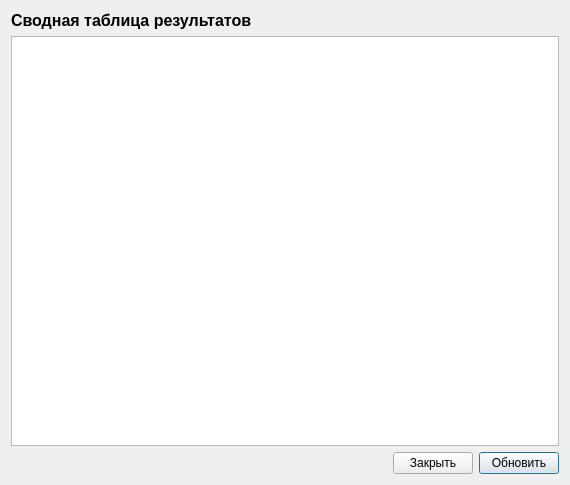
<?xml version="1.0" encoding="UTF-8"?>
<ui version="4.0">
 <class>DialogResults</class>
 <widget class="QDialog" name="DialogResults">
  <property name="geometry">
   <rect>
    <x>0</x>
    <y>0</y>
    <width>570</width>
    <height>485</height>
   </rect>
  </property>
  <property name="windowTitle">
   <string>Dialog</string>
  </property>
  <layout class="QGridLayout" name="gridLayout">
   <item row="2" column="0">
    <spacer name="horizontalSpacer">
     <property name="orientation">
      <enum>Qt::Horizontal</enum>
     </property>
     <property name="sizeHint" stdset="0">
      <size>
       <width>377</width>
       <height>20</height>
      </size>
     </property>
    </spacer>
   </item>
   <item row="0" column="0">
    <widget class="QLabel" name="label">
     <property name="font">
      <font>
       <pointsize>12</pointsize>
       <weight>75</weight>
       <bold>true</bold>
      </font>
     </property>
     <property name="toolTip">
      <string>123</string>
     </property>
     <property name="text">
      <string>Сводная таблица результатов</string>
     </property>
     <property name="textInteractionFlags">
      <set>Qt::LinksAccessibleByMouse</set>
     </property>
    </widget>
   </item>
   <item row="2" column="1">
    <widget class="QPushButton" name="pushButtonClose">
     <property name="text">
      <string>Закрыть</string>
     </property>
    </widget>
   </item>
   <item row="2" column="2">
    <widget class="QPushButton" name="pushButtonReload">
     <property name="text">
      <string>Обновить</string>
     </property>
     <property name="default">
      <bool>true</bool>
     </property>
    </widget>
   </item>
   <item row="1" column="0" colspan="3">
    <widget class="QTextBrowser" name="textBrowserResults">
     <property name="font">
      <font>
       <pointsize>12</pointsize>
      </font>
     </property>
     <property name="documentTitle">
      <string/>
     </property>
    </widget>
   </item>
  </layout>
 </widget>
 <resources/>
 <connections/>
</ui>
